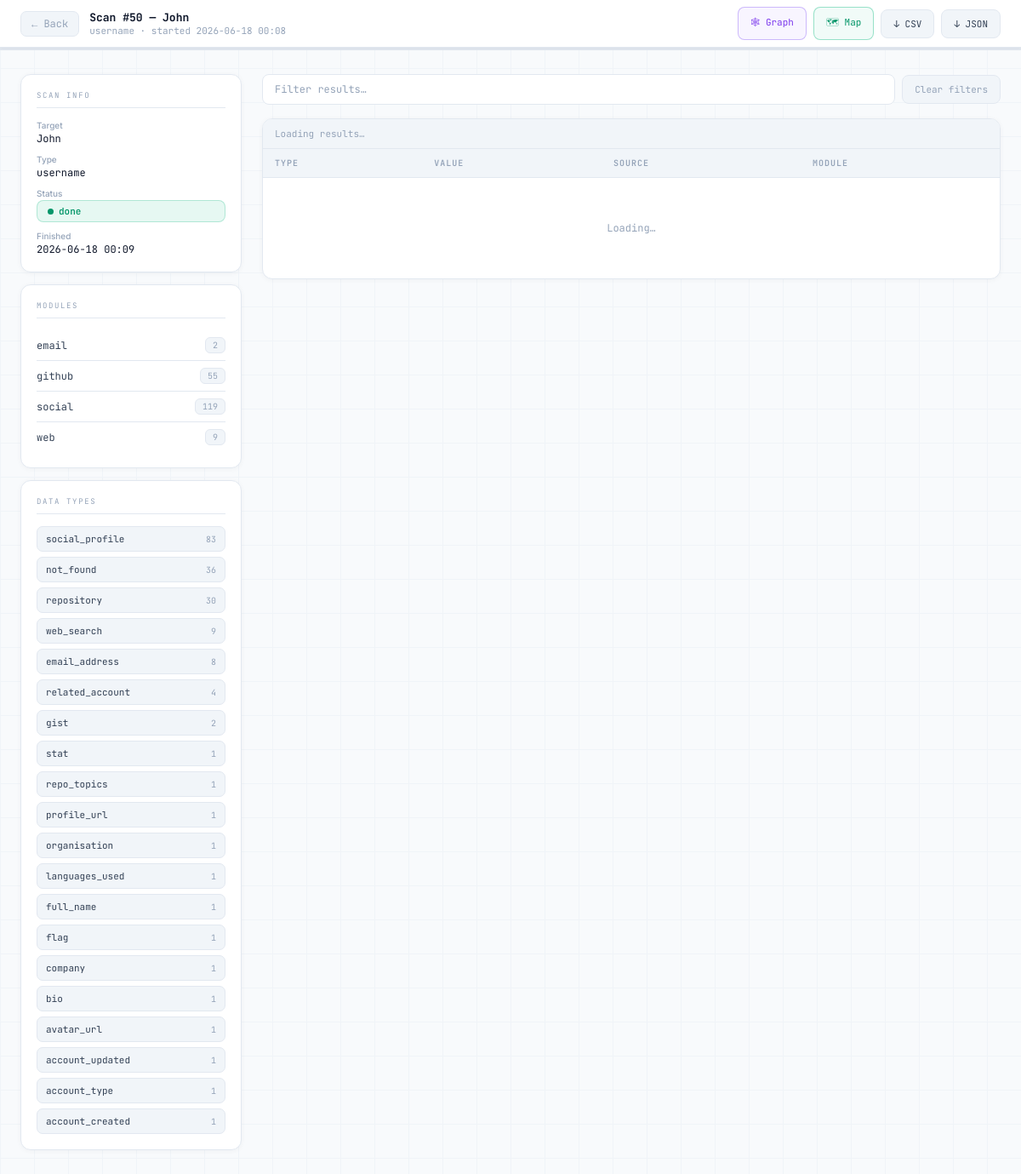
The app's page /scan/50 with its own data.
### tables this page shows
CREATE TABLE scans (
                id          INTEGER PRIMARY KEY AUTOINCREMENT,
                target      TEXT NOT NULL,
                target_type TEXT NOT NULL,
                status      TEXT DEFAULT 'running',
                created_at  TEXT DEFAULT (datetime('now')),
                finished_at TEXT
            );

### app.py (the view)
@app.route("/scan/<int:scan_id>")
def scan_view(scan_id):
    scan = db.get_scan(scan_id)
    if not scan:
        return "Scan not found", 404
    results = db.get_results(scan_id)
    summary = db.get_result_summary(scan_id)
    modules = db.get_modules_used(scan_id)
    risk_score = risk.calculate_risk(results)
    return render_template(
        "scan.html",
        scan=scan,
        results=results,
        summary=summary,
        modules=modules,
        risk=risk_score
    )

### db.py (called while the page is built)
def get_conn():
    conn = sqlite3.connect(DB_PATH)
    conn.row_factory = sqlite3.Row
    return conn

def get_scan(scan_id):
    with get_conn() as conn:
        row = conn.execute("SELECT * FROM scans WHERE id=?", (scan_id,)).fetchone()
        return dict(row) if row else None

def get_results(scan_id, data_type=None, module=None):
    with get_conn() as conn:
        q = "SELECT * FROM results WHERE scan_id=?"
        params = [scan_id]
        if data_type:
            q += " AND data_type=?"; params.append(data_type)
        if module:
            q += " AND module=?"; params.append(module)
        q += " ORDER BY module, data_type"
        rows = conn.execute(q, params).fetchall()
        out = []
        for r in rows:
            d = dict(r)
            try: d["raw"] = json.loads(d["raw"] or "{}")
            except: d["raw"] = {}
            out.append(d)
        return out

def get_result_summary(scan_id):
    with get_conn() as conn:
        rows = conn.execute("""
            SELECT data_type, COUNT(*) as cnt
            FROM results WHERE scan_id=?
            GROUP BY data_type ORDER BY cnt DESC
        """, (scan_id,)).fetchall()
        return [dict(r) for r in rows]

def get_modules_used(scan_id):
    with get_conn() as conn:
        rows = conn.execute("""
            SELECT module, COUNT(*) as cnt
            FROM results WHERE scan_id=?
            GROUP BY module ORDER BY module
        """, (scan_id,)).fetchall()
        return [dict(r) for r in rows]

### templates/scan.html (shortened to what this page needs)
<!DOCTYPE html>
<html lang="en">
<head>
</head>
<body>
<nav>
  <a class="nav-back" href="/">← Back</a>
  <div>
    <div class="nav-title">Scan #{{ scan.id }} — {{ scan.target }}</div>
    <div class="nav-sub">{{ scan.target_type }} · started {{ scan.created_at[:16] }}</div>
  </div>
  <div class="nav-right">
    <a class="export-btn" href="/scan/{{ scan.id }}/graph" style="border-color:rgba(139,92,246,.4);color:#7c3aed;background:rgba(139,92,246,.06)">🕸 Graph</a>
    <a class="export-btn" href="/scan/{{ scan.id }}/map" style="border-color:rgba(16,185,129,.4);color:#059669;background:rgba(16,185,129,.06)">🗺 Map</a>
    <a class="export-btn" href="/api/scan/{{ scan.id }}/export?fmt=csv">↓ CSV</a>
    <a class="export-btn" href="/api/scan/{{ scan.id }}/export?fmt=json">↓ JSON</a>
  </div>
</nav>
<div class="progress-wrap"><div class="progress-bar" id="progress-bar"></div></div>
<div class="wrap">
  <aside class="sidebar">
    <div class="card">
      <div class="card-title">Scan Info</div>
      <div class="info-row">
        <span class="info-label">Target</span>
        <span class="info-value">{{ scan.target }}</span>
      </div>
      <div class="info-row">
        <span class="info-label">Type</span>
        <span class="info-value">{{ scan.target_type }}</span>
      </div>
      <div class="info-row">
        <span class="info-label">Status</span>
        <span class="status-badge sb-{{ scan.status }} {{ scan.status }}" id="status-badge">
          <span class="pulse"></span>
          <span id="status-text">{{ scan.status }}</span>
        </span>
      </div>
      {% if scan.finished_at %}
      <div class="info-row" style="margin-top:8px">
        <span class="info-label">Finished</span>
        <span class="info-value">{{ scan.finished_at[:16] }}</span>
      </div>
      {% endif %}
    </div>
    <div class="card">
      <div class="card-title">Modules</div>
      <div id="module-list">
        {% for m in modules %}
        <div class="mod-item" onclick="filterByModule('{{ m.module }}')" data-mod="{{ m.module }}">
          <span class="mod-name">{{ m.module }}</span>
          <span class="mod-count">{{ m.cnt }}</span>
        </div>
        {% endfor %}
      </div>
    </div>
    <div class="card">
      <div class="card-title">Data Types</div>
      <div class="sum-grid" id="summary-list">
        {% for s in summary %}
        <div class="sum-item" onclick="filterByType('{{ s.data_type }}')" data-type="{{ s.data_type }}">
          <span class="sum-type">{{ s.data_type }}</span>
          <span class="sum-cnt">{{ s.cnt }}</span>
        </div>
        {% endfor %}
      </div>
    </div>
  </aside>
  <main class="main">
    <div class="toolbar">
      <input class="filter-input" id="filter-input" type="text" placeholder="Filter results…" oninput="filterResults()">
      <button class="clear-btn" onclick="clearFilters()">Clear filters</button>
    </div>
    <div class="rtable-wrap">
      <div class="results-count" id="results-count">
        Loading results…
      </div>
      <table class="rtable">
        <thead>
          <tr>
            <th>Type</th>
            <th>Value</th>
            <th>Source</th>
            <th>Module</th>
          </tr>
        </thead>
        <tbody id="results-tbody">
          <tr><td colspan="4"><div class="empty-results">Loading…</div></td></tr>
        </tbody>
      </table>
    </div>
  </main>
</div>
</body>
</html>

### records on screen
scans: id "50", target "John", target_type "username", created_at "2026-06-18 00:08", status "done", finished_at "2026-06-18 00:09"

### other values on screen
{{ m.module }} "email" "github" "social" "web"
{{ m.cnt }} "2" "55" "119" "9"
{{ s.data_type }} "social_profile" "not_found" "repository" "web_search" "email_address" "related_account" "gist" "stat" "repo_topics" "profile_url" "organisation" "languages_used" "full_name" "flag" "company" "bio" "avatar_url" "account_updated" "account_type" "account_created"
{{ s.cnt }} "83" "36" "30" "9" "8" "4" "2" "1" "1" "1" "1" "1" "1" "1" "1" "1" "1" "1" "1" "1"
